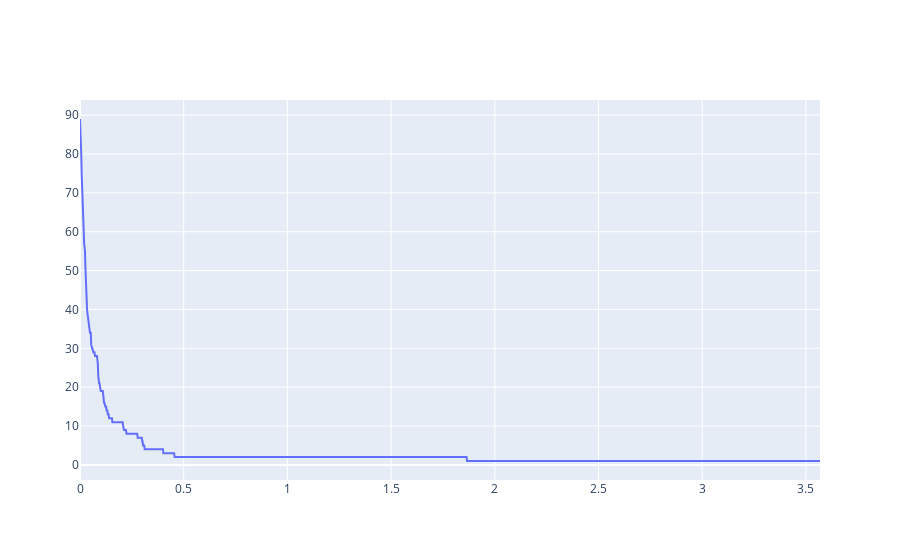

Source (notebook cell):
### Code cell
import plotly.graph_objects as go


fig = go.Figure(data=go.Scatter(x=t_array, y=counts))
fig.show()

### Figure 1 — Plotly figure (JSON) as saved in the notebook; plotly's stock layout.template omitted (floating-point values rounded to 4 significant figures; data arrays with more than 128 entries replaced by an {"elided": "..."} marker saying what was removed)
{"data": [{"type": "scatter", "x": {"elided": "1785 float values"}, "y": {"elided": "1785 int values"}}], "layout": {}}
